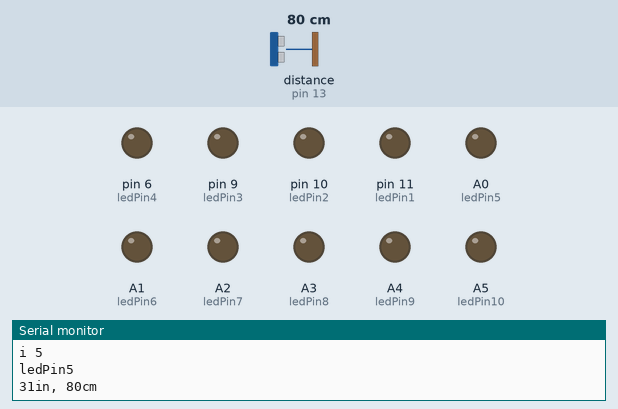
This sketch was run on a simulated Arduino Uno, built with avr-gcc and run on an emulated ATmega328P. Shown: output pins drawn as LEDs (lit = HIGH), the last lines printed to the serial monitor. Wiring (inferred from the names in the program): ultrasonic range finder: trigger pin 12; echo pin 13. Dashed ring = blinking. The inputs (shaded band) are chosen by the test bench; at power-on: distance to the obstacle (sensor on pin 13) 80 cm. The echo pulse lasts 58.3 µs per cm; pins used as bus, display or sensor lines are not drawn.

Above: at 1.2 s.
1.3 s: distance to the obstacle (sensor on pin 13) set to 2 cm
At 1.48 s:
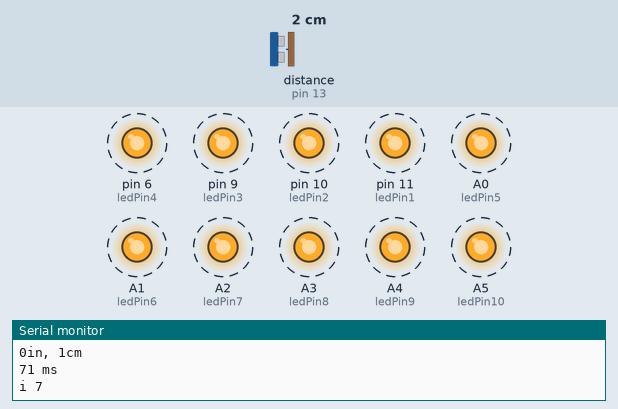
4.3 s: distance to the obstacle (sensor on pin 13) set to 42 cm
7.3 s: distance to the obstacle (sensor on pin 13) set to 46 cm
At 7.51 s:
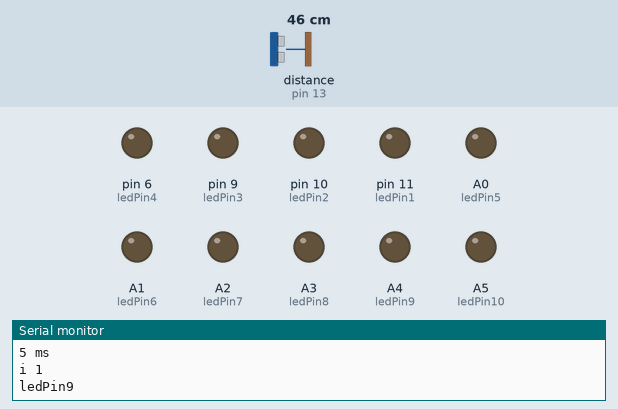
10.3 s: distance to the obstacle (sensor on pin 13) set to 250 cm
At 10.58 s:
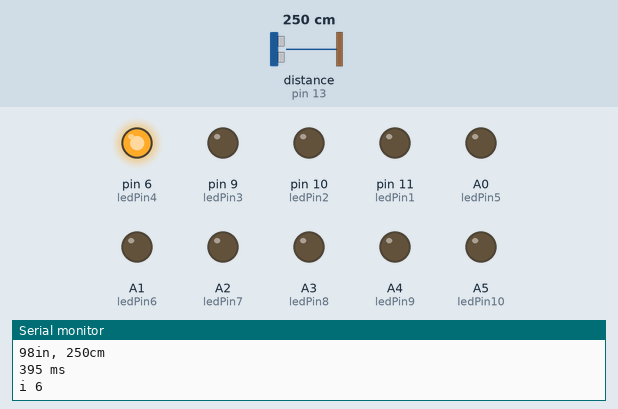
At 11.44 s:
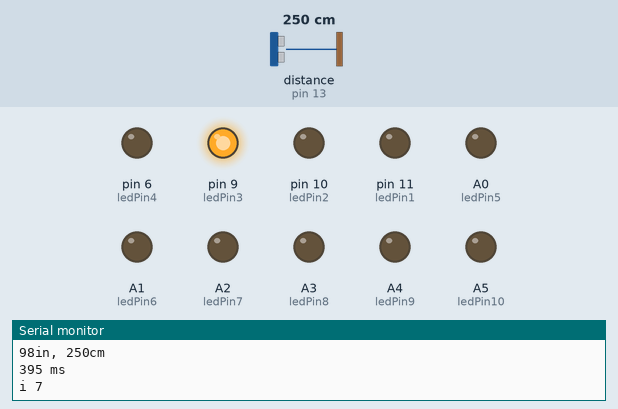
13.3 s: distance to the obstacle (sensor on pin 13) set to 246 cm
16.3 s: distance to the obstacle (sensor on pin 13) set to 240 cm
Timing chart, 0 to 20.3 s (numbered marks = the images above; inputs shaded):
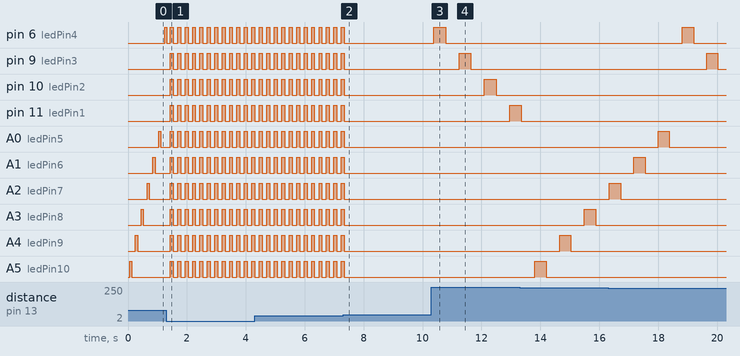

The sketch:

final.ino
```cpp
/*2017/02/15
SingYu Lam
GDES 3015 - Wearable Computing
---------------------------------------------
10 LEDs
---------------------------------------------
https://www.arduino.cc/en/Tutorial/Ping
I put all the ultrasonic distance code into a single function called ultrasoundPing so I can call it more easily in my main for loop
By calling ultrasoundPing at the beginning of every loop I no longer need to wait for an entire LED sequence to fire before the delay
changes. Instead, it is more responsive now and the delay can change within a sequence.
*/

//define constant variables
#define ledPin1 11
#define ledPin2 10
#define ledPin3 9
#define ledPin4 6
#define ledPin5 A0
#define ledPin6 A1
#define ledPin7 A2
#define ledPin8 A3
#define ledPin9 A4
#define ledPin10 A5

#define trigPin 12
#define echoPin 13

//ledDelay controls both the time the LED is on for as well as the time it is off
int ledDelay;

//array to store all led pins
int ledPins[] = {ledPin1, ledPin2, ledPin3, ledPin4, ledPin5, ledPin6, ledPin7, ledPin8, ledPin9, ledPin10};

boolean tooclose = false;

void setup() {
  Serial.begin (9600);

  //ultrasonic sensor pin mode
  pinMode(trigPin, OUTPUT);
  pinMode(echoPin, INPUT);

  //set pin modes for leds
  for (int i = 0; i < sizeof(ledPins); i++) {
    pinMode(ledPins[i], OUTPUT);
  }
}

void loop() {
  //cycle through 0 to 9 to match with corresponding case statements
  for (int i = 0; i < 10; i++) {
    //gets ultrasound distance and maps it to ledDelay
    ultrasoundPing();
    delay(50);

    //debug check for which for loop
    Serial.print("i ");
    Serial.println(i);

    //if proximity is not less than tooclose, go through switch statements
    if (!tooclose) {
      switch (i) {
        case 0:
          //turn on and off again an LED based on ledDelay
          analogWrite(ledPin10,255);
          delay(ledDelay);
          analogWrite(ledPin10,0);
          delay(ledDelay);
          Serial.println("ledPin10");
          break;
        case 1:
          //turn on and off again an LED based on ledDelay
          analogWrite(ledPin9,255);
          delay(ledDelay);
          analogWrite(ledPin9,0);
          delay(ledDelay);
          Serial.println("ledPin9");
          break;
        case 2:
          //turn on and off again an LED based on ledDelay
          analogWrite(ledPin8,255);
          delay(ledDelay);
          analogWrite(ledPin8,0);
          delay(ledDelay);
          Serial.println("ledPin8");
          break;
        case 3:
          //turn on and off again an LED based on ledDelay
          analogWrite(ledPin7,255);
          delay(ledDelay);
          analogWrite(ledPin7,0);
          delay(ledDelay);
          Serial.println("ledPin7");
          break;
        case 4:
          //turn on and off again an LED based on ledDelay
          analogWrite(ledPin6,255);
          delay(ledDelay);
          analogWrite(ledPin6,0);
          delay(ledDelay);
          Serial.println("ledPin6");
          break;
        case 5:
          //turn on and off again an LED based on ledDelay
          analogWrite(ledPin5,255);
          delay(ledDelay);
          analogWrite(ledPin5,0);
          delay(ledDelay);
          Serial.println("ledPin5");
          break;
        case 6:
          //turn on and off again an LED based on ledDelay
          digitalWrite(ledPin4,HIGH);
          delay(ledDelay);
          digitalWrite(ledPin4,LOW);
          delay(ledDelay);
          Serial.println("ledPin4");
          break;
        case 7:
          //turn on and off again an LED based on ledDelay
          digitalWrite(ledPin3,HIGH);
          delay(ledDelay);
          digitalWrite(ledPin3,LOW);
          delay(ledDelay);
          Serial.println("ledPin3");
          break;
        case 8:
          //turn on and off again an LED based on ledDelay
          digitalWrite(ledPin2,HIGH);
          delay(ledDelay);
          digitalWrite(ledPin2,LOW);
          delay(ledDelay);
          Serial.println("ledPin2");
          break;
        case 9:
          //turn on and off again an LED based on ledDelay
          digitalWrite(ledPin1,HIGH);
          delay(ledDelay);
          digitalWrite(ledPin1,LOW);
          delay(ledDelay);
          Serial.println("ledPin1");
          break;
      }
    } else {
      //turn all LEDs on and off when tooclose is true
      digitalWrite(ledPin1,HIGH);
      digitalWrite(ledPin2,HIGH);
      digitalWrite(ledPin3,HIGH);
      digitalWrite(ledPin4,HIGH);
      analogWrite(ledPin5,255);
      analogWrite(ledPin6,255);
      analogWrite(ledPin7,255);
      analogWrite(ledPin8,255);
      analogWrite(ledPin9,255);
      analogWrite(ledPin10,255);
      delay(100);
      digitalWrite(ledPin1,LOW);
      digitalWrite(ledPin2,LOW);
      digitalWrite(ledPin3,LOW);
      digitalWrite(ledPin4,LOW);
      analogWrite(ledPin5,0);
      analogWrite(ledPin6,0);
      analogWrite(ledPin7,0);
      analogWrite(ledPin8,0);
      analogWrite(ledPin9,0);
      analogWrite(ledPin10,0);
      delay(100);
    }

  }

}

long microsecondsToInches(long microseconds) {
  // According to Parallax's datasheet for the PING))), there are
  // 73.746 microseconds per inch (i.e. sound travels at 1130 feet per
  // second).  This gives the distance travelled by the ping, outbound
  // and return, so we divide by 2 to get the distance of the obstacle.
  // See: http://www.parallax.com/dl/docs/prod/acc/28015-PING-v1.3.pdf
  return microseconds / 74 / 2;
}

long microsecondsToCentimeters(long microseconds) {
  // The speed of sound is 340 m/s or 29 microseconds per centimeter.
  // The ping travels out and back, so to find the distance of the
  // object we take half of the distance travelled.
  return microseconds / 29 / 2;
}

void ultrasoundPing() {
  // establish variables for duration of the ping,
  // and the distance result in inches and centimeters:
  long duration, inches, cm;

  // The PING))) is triggered by a HIGH pulse of 2 or more microseconds.
  // Give a short LOW pulse beforehand to ensure a clean HIGH pulse:
  digitalWrite(trigPin, LOW);
  delayMicroseconds(2);
  digitalWrite(trigPin, HIGH);
  delayMicroseconds(5);
  digitalWrite(trigPin, LOW);

  // pulse whose duration is the time (in microseconds) from the sending
  // of the ping to the reception of its echo off of an object.
  duration = pulseIn(echoPin, HIGH);

  // convert the time into a distance
  inches = microsecondsToInches(duration);
  cm = microsecondsToCentimeters(duration);

  //debug check to monitor distance
  Serial.print(inches);
  Serial.print("in, ");
  Serial.print(cm);
  Serial.print("cm");
  Serial.println();

  //reset tooclose to false
  tooclose=false;

  //exceptions outside of intended range are caught and accounted for with an if statement
  if (cm < 45) {
    cm = 45;
    tooclose=true;
  } else if (cm > 300) {
    cm = 300;
  } else {
    //map cm values from 45 to 300 cm into a millisecond range from 5 to 300 millesconds
    ledDelay = map(cm, 45, 200, 5, 300);
  }

  //debug check to see current LED delay
  Serial.print(ledDelay);
  Serial.print(" ms");
  Serial.println();

}
```

Measured:
- the behaviour switches between 45 and 46 cm on distance to the obstacle (sensor on pin 13) (found by bisection; images 1 and 2)
- after the input at 1.3 s, pin 9 (ledPin3): alternates HIGH for 0.10 s and LOW for 0.15 s, starting after 0.39 s; pin 10 (ledPin2), pin 11 (ledPin1), A4 (ledPin9), A5 (ledPin10): alternates HIGH for 0.10 s and LOW for 0.15 s, starting after 0.14 s
- after the input at 7.3 s, pin 6 (ledPin4), pin 9 (ledPin3), pin 10 (ledPin2), pin 11 (ledPin1), A0 (ledPin5), A1 (ledPin6), A2 (ledPin7), A3 (ledPin8), A4 (ledPin9), A5 (ledPin10): goes on until 7.3 s, then stays LOW
- after the input at 10.3 s, pin 6 (ledPin4): LOW → HIGH after 0.09 s, → LOW 0.40 s later; pin 9 (ledPin3): LOW → HIGH after 0.94 s, → LOW 0.40 s later; pin 10 (ledPin2): LOW → HIGH after 1.8 s, → LOW 0.40 s later; pin 11 (ledPin1): LOW → HIGH after 2.7 s
- by itself, pin 6 (ledPin4), A0 (ledPin5), A1 (ledPin6), A2 (ledPin7), A3 (ledPin8): alternates HIGH for 0.10 s and LOW for 0.15 s
